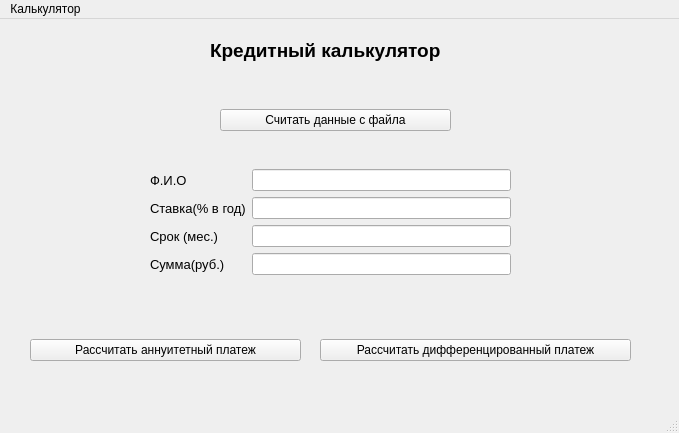
<?xml version="1.0" encoding="UTF-8"?>
<ui version="4.0">
 <class>MainWindow</class>
 <widget class="QMainWindow" name="MainWindow">
  <property name="geometry">
   <rect>
    <x>0</x>
    <y>0</y>
    <width>679</width>
    <height>433</height>
   </rect>
  </property>
  <property name="windowTitle">
   <string>Кредитный Калькулятор</string>
  </property>
  <widget class="QWidget" name="centralwidget">
   <widget class="QWidget" name="formLayoutWidget">
    <property name="geometry">
     <rect>
      <x>150</x>
      <y>150</y>
      <width>361</width>
      <height>108</height>
     </rect>
    </property>
    <layout class="QFormLayout" name="formLayout">
     <item row="0" column="0">
      <widget class="QLabel" name="label">
       <property name="font">
        <font>
         <pointsize>10</pointsize>
        </font>
       </property>
       <property name="text">
        <string>Ф.И.О</string>
       </property>
      </widget>
     </item>
     <item row="0" column="1">
      <widget class="QLineEdit" name="lineEdit_FIO"/>
     </item>
     <item row="1" column="0">
      <widget class="QLabel" name="label_2">
       <property name="font">
        <font>
         <pointsize>10</pointsize>
        </font>
       </property>
       <property name="text">
        <string>Ставка(% в год)</string>
       </property>
      </widget>
     </item>
     <item row="1" column="1">
      <widget class="QLineEdit" name="lineEdit_percent"/>
     </item>
     <item row="2" column="0">
      <widget class="QLabel" name="label_3">
       <property name="font">
        <font>
         <pointsize>10</pointsize>
        </font>
       </property>
       <property name="text">
        <string>Срок (мес.)</string>
       </property>
      </widget>
     </item>
     <item row="2" column="1">
      <widget class="QLineEdit" name="lineEdit_months"/>
     </item>
     <item row="3" column="0">
      <widget class="QLabel" name="label_4">
       <property name="font">
        <font>
         <pointsize>10</pointsize>
        </font>
       </property>
       <property name="text">
        <string>Сумма(руб.)</string>
       </property>
      </widget>
     </item>
     <item row="3" column="1">
      <widget class="QLineEdit" name="lineEdit_sum"/>
     </item>
    </layout>
   </widget>
   <widget class="QPushButton" name="AnButton">
    <property name="geometry">
     <rect>
      <x>30</x>
      <y>320</y>
      <width>271</width>
      <height>22</height>
     </rect>
    </property>
    <property name="text">
     <string>Рассчитать аннуитетный платеж</string>
    </property>
   </widget>
   <widget class="QPushButton" name="DifButton">
    <property name="geometry">
     <rect>
      <x>320</x>
      <y>320</y>
      <width>311</width>
      <height>22</height>
     </rect>
    </property>
    <property name="text">
     <string>Рассчитать дифференцированный платеж</string>
    </property>
   </widget>
   <widget class="QLabel" name="label_13">
    <property name="geometry">
     <rect>
      <x>210</x>
      <y>20</y>
      <width>291</width>
      <height>23</height>
     </rect>
    </property>
    <property name="font">
     <font>
      <pointsize>14</pointsize>
      <weight>75</weight>
      <bold>true</bold>
     </font>
    </property>
    <property name="text">
     <string>Кредитный калькулятор</string>
    </property>
   </widget>
   <widget class="QPushButton" name="ReadButton">
    <property name="geometry">
     <rect>
      <x>220</x>
      <y>90</y>
      <width>231</width>
      <height>22</height>
     </rect>
    </property>
    <property name="text">
     <string>Считать данные с файла</string>
    </property>
   </widget>
  </widget>
  <widget class="QMenuBar" name="menubar">
   <property name="geometry">
    <rect>
     <x>0</x>
     <y>0</y>
     <width>679</width>
     <height>21</height>
    </rect>
   </property>
   <widget class="QMenu" name="menu">
    <property name="title">
     <string>Калькулятор</string>
    </property>
   </widget>
   <addaction name="menu"/>
  </widget>
  <widget class="QStatusBar" name="statusbar"/>
 </widget>
 <resources/>
 <connections/>
</ui>
